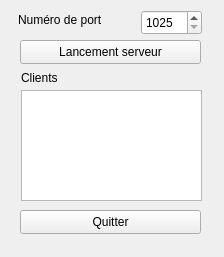
<?xml version="1.0" encoding="UTF-8"?>
<ui version="4.0">
 <class>ServeurWidget</class>
 <widget class="QWidget" name="ServeurWidget">
  <property name="geometry">
   <rect>
    <x>0</x>
    <y>0</y>
    <width>224</width>
    <height>257</height>
   </rect>
  </property>
  <property name="windowTitle">
   <string>ServeurWidget</string>
  </property>
  <widget class="QSpinBox" name="spinBoxPort">
   <property name="geometry">
    <rect>
     <x>141</x>
     <y>10</y>
     <width>61</width>
     <height>25</height>
    </rect>
   </property>
   <property name="minimum">
    <number>1025</number>
   </property>
   <property name="maximum">
    <number>65535</number>
   </property>
  </widget>
  <widget class="QLabel" name="labelPort">
   <property name="geometry">
    <rect>
     <x>18</x>
     <y>10</y>
     <width>101</width>
     <height>20</height>
    </rect>
   </property>
   <property name="text">
    <string>Numéro de port</string>
   </property>
  </widget>
  <widget class="QPushButton" name="pushButtonServeur">
   <property name="geometry">
    <rect>
     <x>20</x>
     <y>40</y>
     <width>181</width>
     <height>24</height>
    </rect>
   </property>
   <property name="text">
    <string>Lancement serveur</string>
   </property>
  </widget>
  <widget class="QLabel" name="label">
   <property name="geometry">
    <rect>
     <x>21</x>
     <y>70</y>
     <width>58</width>
     <height>16</height>
    </rect>
   </property>
   <property name="text">
    <string>Clients</string>
   </property>
  </widget>
  <widget class="QTextBrowser" name="textEdit">
   <property name="geometry">
    <rect>
     <x>21</x>
     <y>90</y>
     <width>181</width>
     <height>111</height>
    </rect>
   </property>
  </widget>
  <widget class="QPushButton" name="pushButton_2">
   <property name="geometry">
    <rect>
     <x>20</x>
     <y>210</y>
     <width>181</width>
     <height>24</height>
    </rect>
   </property>
   <property name="text">
    <string>Quitter</string>
   </property>
  </widget>
 </widget>
 <resources/>
 <connections>
  <connection>
   <sender>pushButton_2</sender>
   <signal>clicked()</signal>
   <receiver>ServeurWidget</receiver>
   <slot>close()</slot>
   <hints>
    <hint type="sourcelabel">
     <x>124</x>
     <y>220</y>
    </hint>
    <hint type="destinationlabel">
     <x>207</x>
     <y>170</y>
    </hint>
   </hints>
  </connection>
 </connections>
</ui>
